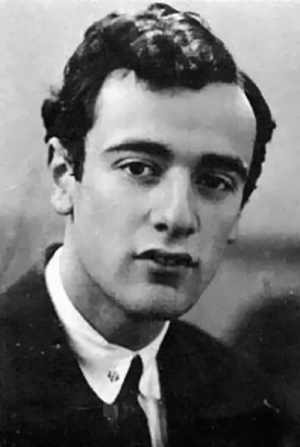
#> input picture notebooks/test_images/old.jpg, 300 x 447 px
$ jupyter execute fig_diff.ipynb
#> lines starting #> are read from the running program, lines starting #| are printed output that depends on the picture
[cell 1]
from PIL import Image, ImageDraw, ImageFont

[cell 2]
def add_box(img, boxcolor='red'):
    # Add a border to the image
    border_size = 50
    img_with_border = Image.new('RGB', (img.width + border_size * 2, img.height + border_size * 2), "white")
    img_with_border.paste(img, (border_size, border_size))

    # Add a box around the image
    box_width = 5
    draw = ImageDraw.Draw(img_with_border)

    shift = 15

    draw.rectangle(
        (shift, shift, img_with_border.width-1-shift, img_with_border.height-1-shift),
        outline=boxcolor, width=box_width
    )

    return img_with_border


def add_text(img, text='This is a text', fontsize=40, textcolor='blue'):
    # Define the text to be added and the font
    font = ImageFont.truetype(font="OpenSans-Regular.ttf", size=fontsize)

    # Calculate the size of the text
    text_size = font.getbbox(text)

    # Calculate the size of the canvas to add to the image
    canvas_width = img.width
    canvas_height = text_size[3] + 10

    # Create a new image with the canvas and paste the original image onto it
    new_img = Image.new('RGB', (canvas_width, img.height + canvas_height), "white")
    new_img.paste(img, (0, canvas_height))

    # Add the text to the image
    draw = ImageDraw.Draw(new_img)
    text_x = (new_img.width - text_size[2]) // 2
    text_y = 0
    draw.text(
        (text_x, text_y),
        text,
        font=font,
        fill=textcolor
    )

    return new_img


def make_collage(img_left, img_right):
    # Define the height for both images
    height = 500

    # Calculate the new width for each image
    width1 = int((float(height) / img_left.size[1]) * img_left.size[0])
    width2 = int((float(height) / img_right.size[1]) * img_right.size[0])

    # Resize both images
    img_left = img_left.resize((width1, height))
    img_right = img_right.resize((width2, height))

    # Create a new image with the appropriate dimensions
    collage = Image.new('RGB', (width1 + width2, height))

    # Paste the two images onto the new image
    collage.paste(img_left, (0, 0))
    collage.paste(img_right, (width1, 0))

    return collage

def make_diff_image(path_img_old, path_img_new, path_img_diff):
    # Load the images
#> called with path_img_old = 'test_images/old.jpg', path_img_new = 'test_images/new.jpg', path_img_diff = 'test_images/diff.jpg'
    img_old = Image.open(path_img_old)
#> img_old is the input picture: PIL image 300x447 RGB; min 0, max 255, mean 113.8
    img_new = Image.open(path_img_new)
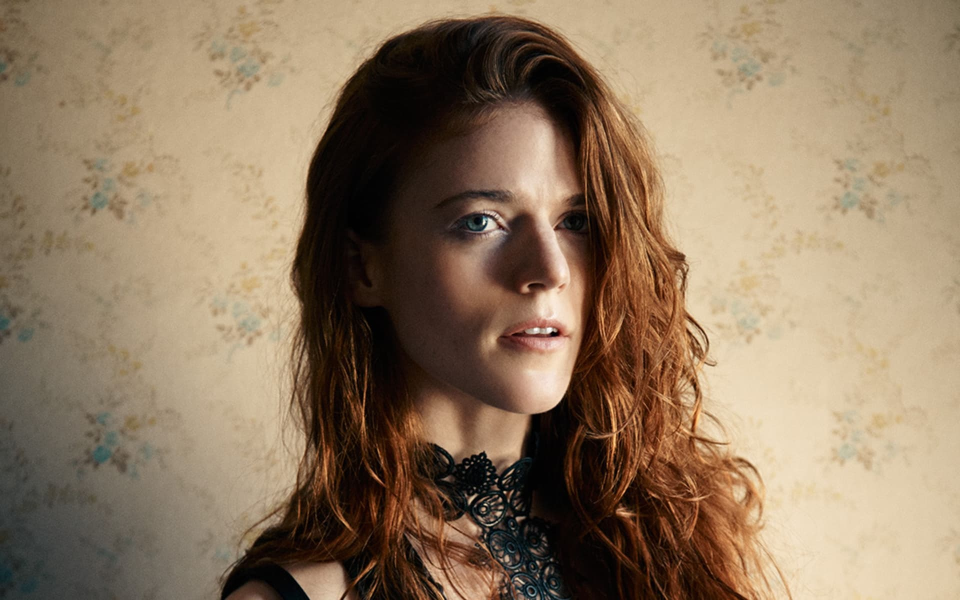
#> input picture notebooks/test_images/new.jpg, 1920 x 1200 px (shown at 1/2 size)
#> img_new is the input picture: PIL image 1920x1200 RGB; mean R, G, B 142.9, 121.1, 96.8

    # add box
    img_old = add_box(img_old, boxcolor='red')
#> in add_box, `img_with_border = Image.new('RGB', (img.width + border_size * 2, img.h..`: img_with_border: PIL image 400x547 RGB; every value is 255
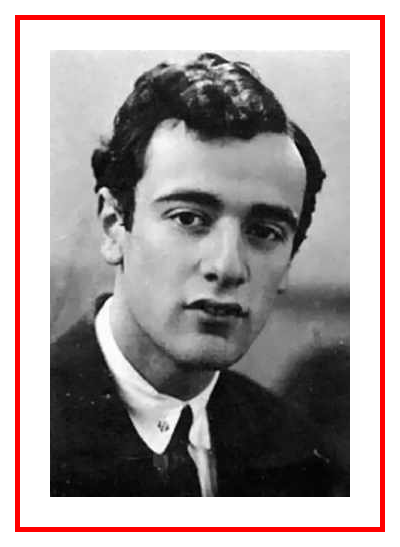
#> img_old: PIL image 400x547 RGB; mean R, G, B 168.4, 158.2, 158.2
    img_new = add_box(img_new, boxcolor='blue')
#> call 2 of add_box, with boxcolor = 'blue'
#> in add_box (call 2), `img_with_border = Image.new('RGB', (img.width + border_size * 2, img.h..`: img_with_border: PIL image 2020x1300 RGB; every value is 255
#> in add_box (call 2), `img_with_border.paste(img, (border_size, border_size))`:
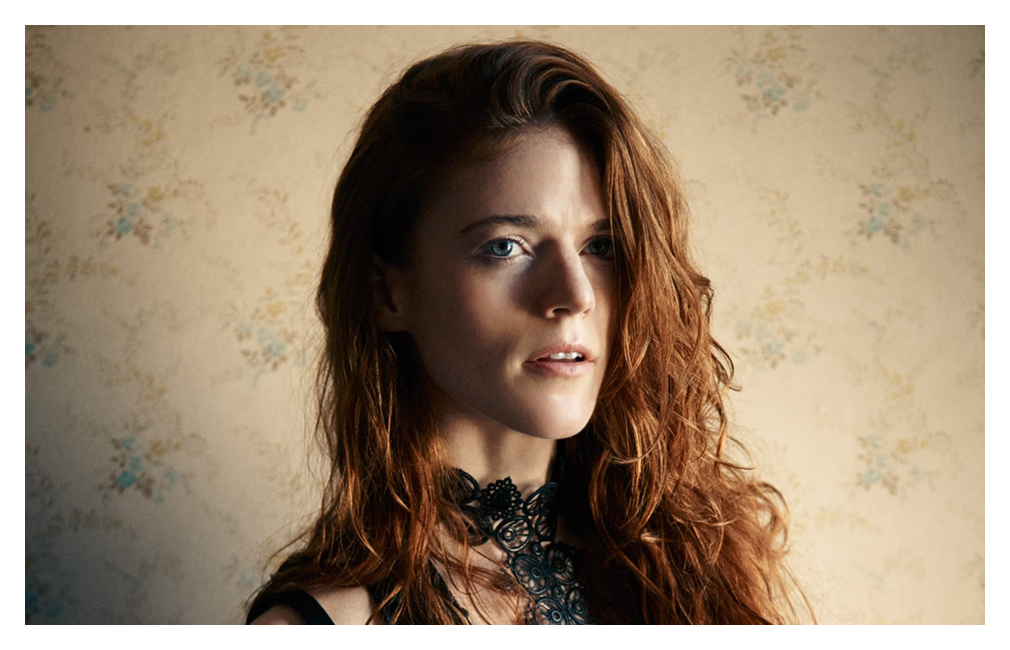
#> img_with_border: PIL image 2020x1300 RGB (shown at 1/2 size); mean R, G, B 156.6, 137.5, 116.2
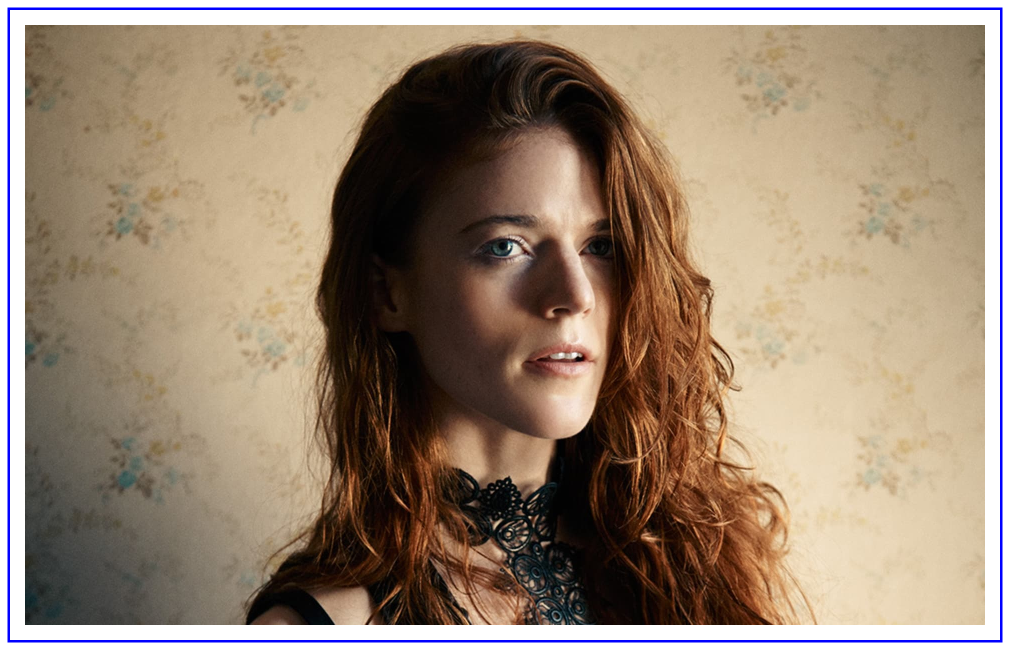
#> img_new: PIL image 2020x1300 RGB (shown at 1/2 size); mean R, G, B 153.5, 134.4, 116.2

    # add text
    img_old = add_text(img_old, text='Old', fontsize=50, textcolor='red')
#> in add_text, `new_img = Image.new('RGB', (canvas_width, img.height + canvas_height),..`: new_img: PIL image 400x605 RGB; every value is 255
#> in add_text, `new_img.paste(img, (0, canvas_height))`:
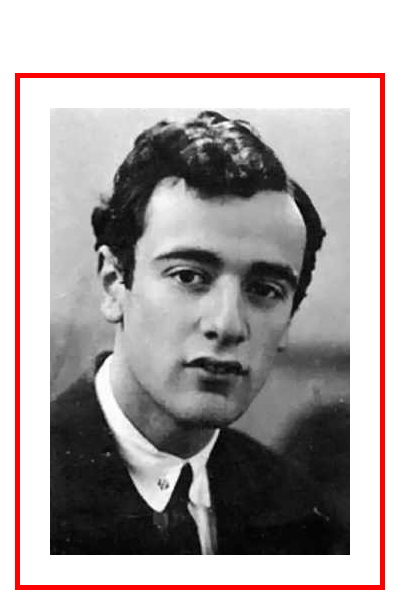
#> new_img: PIL image 400x605 RGB; mean R, G, B 176.7, 167.5, 167.5
#> img_old: PIL image 400x605 RGB
    img_new = add_text(img_new, text='New', fontsize=50, textcolor='blue')
#> call 2 of add_text, with text = 'New', fontsize = 50, textcolor = 'blue'
#> in add_text (call 2), `new_img = Image.new('RGB', (canvas_width, img.height + canvas_height),..`: new_img: PIL image 2020x1358 RGB; every value is 255
#> in add_text (call 2), `new_img.paste(img, (0, canvas_height))`:
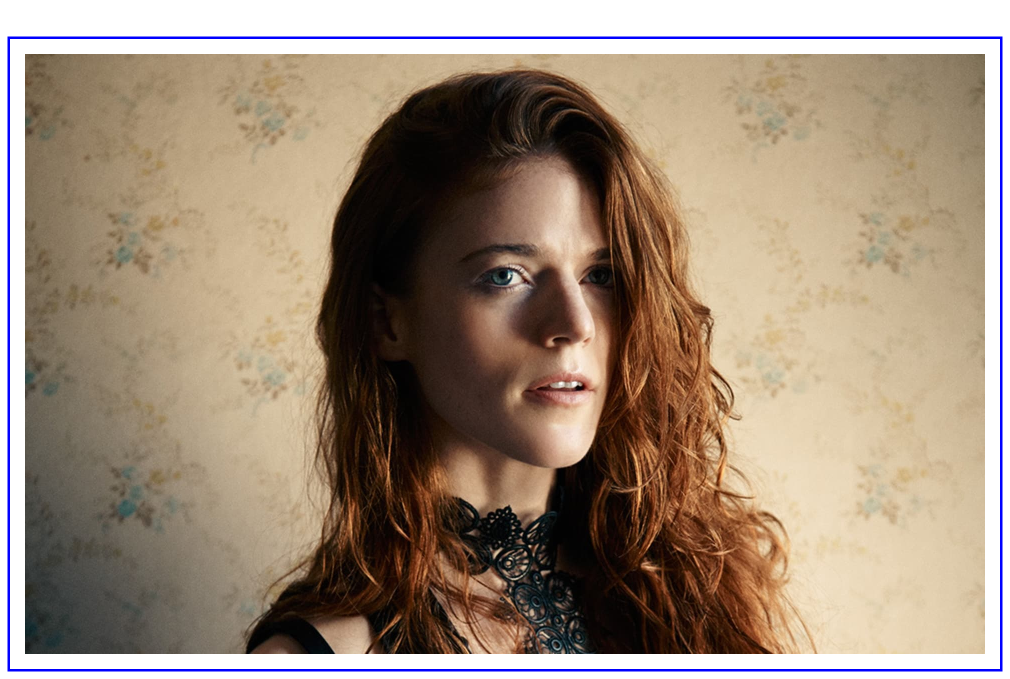
#> new_img: PIL image 2020x1358 RGB (shown at 1/2 size); mean R, G, B 157.8, 139.5, 122.1
#> img_new: PIL image 2020x1358 RGB

    collage = make_collage(img_old, img_new)
#> in make_collage, `img_left = img_left.resize((width1, height))`:
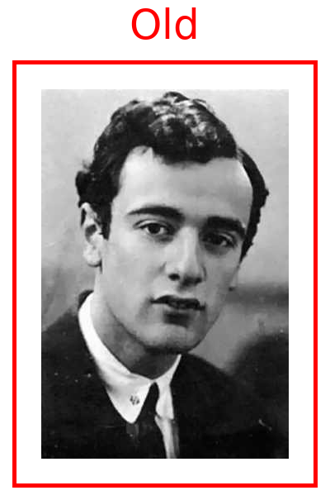
#> img_left: PIL image 330x500 RGB; mean R, G, B 176.7, 166.3, 166.3
#> in make_collage, `img_right = img_right.resize((width2, height))`:
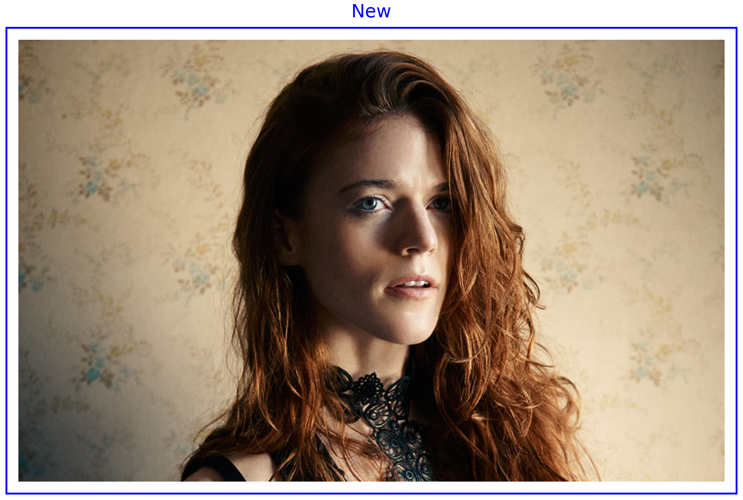
#> img_right: PIL image 743x500 RGB; mean R, G, B 157.6, 139.4, 122.1
#> in make_collage, `collage = Image.new('RGB', (width1 + width2, height))`: collage: PIL image 1073x500 RGB; every value is 0
#> in make_collage, `collage.paste(img_left, (0, 0))`:
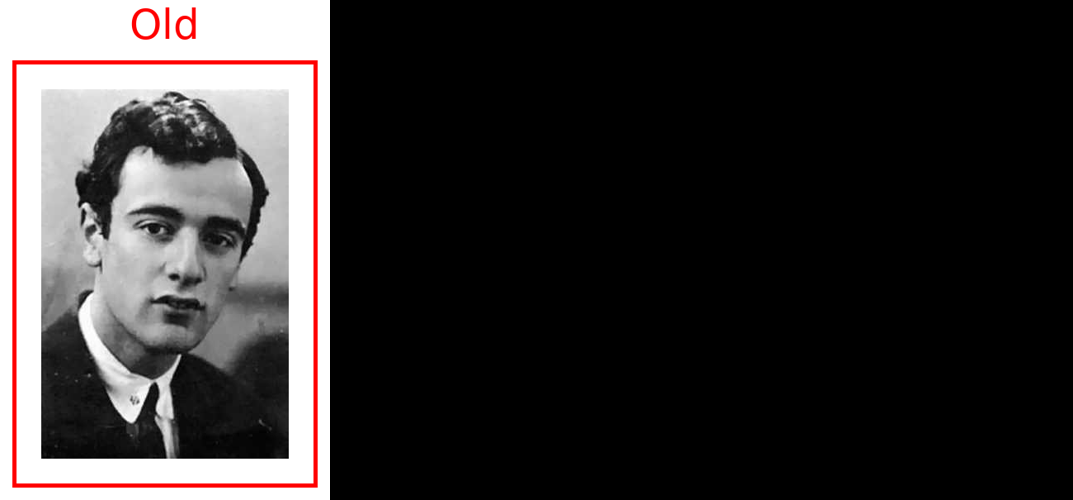
#> collage: PIL image 1073x500 RGB; mean R, G, B 54.3, 51.2, 51.2
#> in make_collage, `collage.paste(img_right, (width1, 0))`:
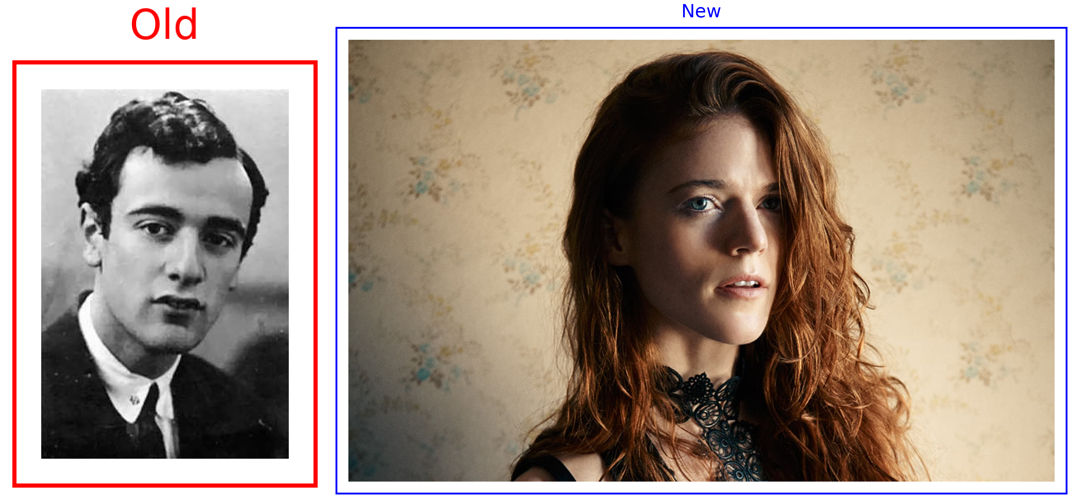
#> collage: PIL image 1073x500 RGB; mean R, G, B 163.5, 147.6, 135.7

    collage.save(path_img_diff)
